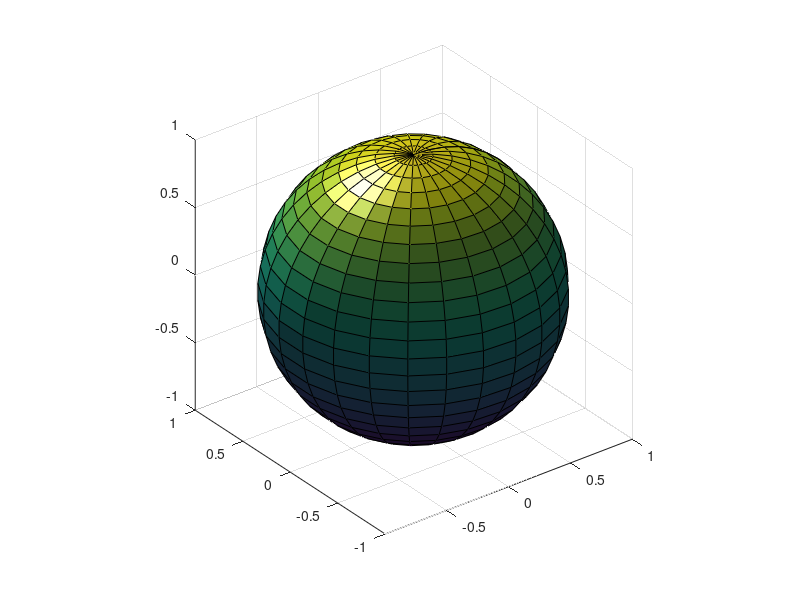

Recreate this plot in MATLAB. (Note: this script raises an error after producing the figure.)
% W. Doerfler: Einfuehrung in Matlab und numerische Algorithmen
% Karlsruher Institut fuer Technologie, Fakultaet fuer Mathematik

%% Vorbereiten
clear all;% Loescht den Workspace
close all;% Schliesst alle Fenster
figure(1);% Oeffnet Fenster '1'
format compact% Kompakte Ausgabe

%% Flaechen

%% Kugel
disp('Sektion 1:');
[x,y,z] = sphere(25);
figure(1); clf
   surf(x,y,z); axis equal;
   h = light('position',[0 2 2]);
   lighting phong; material shiny; shading interp;
%
%% Zylinderflaechen
disp('Sektion 2:');
r = [0;1+0.5*sin(2*pi*linspace(0,1,100)')];
[x,y,z] = cylinder(r);
figure(1); clf
   surf(x,y,z); axis equal;
   title('Schicke Vase');
%
%% "Klippen" mit 'nan' (nutzt Zylinderflaeche)
disp('Sektion 3:');
ind = find(x>0.5 & 0.2<z & z<0.5);
z(ind) = nan;
   surf(x,y,z);
   title('Schicke Vase kaputt');

%% 3D-Slices
disp('Sektion 4:');
[x,y,z] = meshgrid(-2:0.2:2, -2:0.2:2, -2:0.2:2);
u = x.*exp(-x.^2-y.^2-z.^2);
figure(1); clf
   slice(x,y,z,u,[-0.8, 0.8],[],-0.2);
   slice(x,y,z,u,[-0.8, 0.8],0,-0.2);
% Bem: mehr Dim's: ndgrid.
% Achtung: Unterschied in ersten beiden Variablen.

%% "Punktwolke"
disp('Sektion 5:');
clear;
load seamount;
xiv = linspace(min(x),max(x),70);
yiv = linspace(min(y),max(y),70);
[xq,yq] = meshgrid(xiv,yiv);
% Interpolation
[xi,yi,zi] = griddata(x,y,z,xq,yq);
figure(1); clf; hold on;
   plot3(x,y,z,'y.');
   axis tight;
   colormap(autumn);
   contour(xi,yi,zi);
   surf(xi,yi,zi);
   hold off;

%% Images
%
%% Clown
disp('Sektion 6:');
load clown
image(X)
colormap(map)
axis off
%
%% Imagefile erzeugen
disp('Sektion 7:');
clear all;
[x,y] = meshgrid(-2:0.06:2,-2:0.06:2);
z = sin(2*pi*x).*sin(2*pi*y).*exp(-x.^2-y.^2);
figure(1); clf;
   surfc(x,y,z); shading flat;
   view(-20,40);
   axis([-2 2 -2 2 -2 2]);
%
ghandle = gcf;
[Y,map] = getframe(ghandle);
figure(2); clf;
   colormap(map);
   image(Y); axis off;
print('-depsc2','bilder/bild');

%% Strukturen

%% Dynamisch:
disp('Sektion 8:');
tria.type = 'triangle' %                * (1,1)
tria.nodes = [1,2,3]   %              / |
tria.coord = [0,0; 1,0; 1,1] % (0,0) *--* (1,0)
tria, tria.coord
% Aequivalent:
tria = struct('type','triangle','nodes',[1,2,3],'coord',[0,0; 1,0; 1,1])

%% Felder von Strukturen
disp('Sektion 9:');
tria(2).type = 'rectangle' %           (1,1) *--* (2,1)
tria(2).nodes = [2,4,5,3]  %                 |  |
tria(2).coord = [1,0; 2,0; 2,1; 1,1] % (1,0) *--* (2,0)
% Bemerkung: tria(1) und tria(2) passen zusammen !
tria, tria(2), tria.coord

%% Fieldnames
disp('Sektion 10:');
ball.center = [0,0], ball.radius = 1,
fieldnames(ball)% cell-Feld der ball-Komponenten
ball = setfield(ball,'radius',2)% <=> ball.radius=2, but slower

%% isempty, isnan, is...
disp('Sektion 11:');
a = []; isempty(a)
a = [1,0]; isempty(a)
isnan([pi NaN Inf 1])
isinf([pi NaN -Inf 1])
isstruct(tria)

%% Cells (struct ohne identifier)
disp('Sektion 12:');
A = {'triangle',[1 2 3],4}
B = {A,5}
A{1}, B{1}
A{1}(2), A{2}(:), A{2}(2)
celldisp(B)

%% Strings
disp('Sektion 13:');
home
lower('AbC'), upper('AbC')
ischar('abc'), ischar(4)
chlist = {'maximum','max','umax'}
strncmp('max',chlist,3)% Was beginnt mit 'max'?
strcmp('max',chlist)% Was ist genau 'max'?
char(chlist)% cell-array nach char-array
% String-Vergleich. ACHTUNG, haeufiger Fehler!
s = 'a'; t = 'aa';
if strcmp(a,b), 's=t', end% Richtig
if s==t, 's=t', end% FEHLER (vergleichen Sie mit s = 'a'; t = 'ab'; !)

%% ENDE
